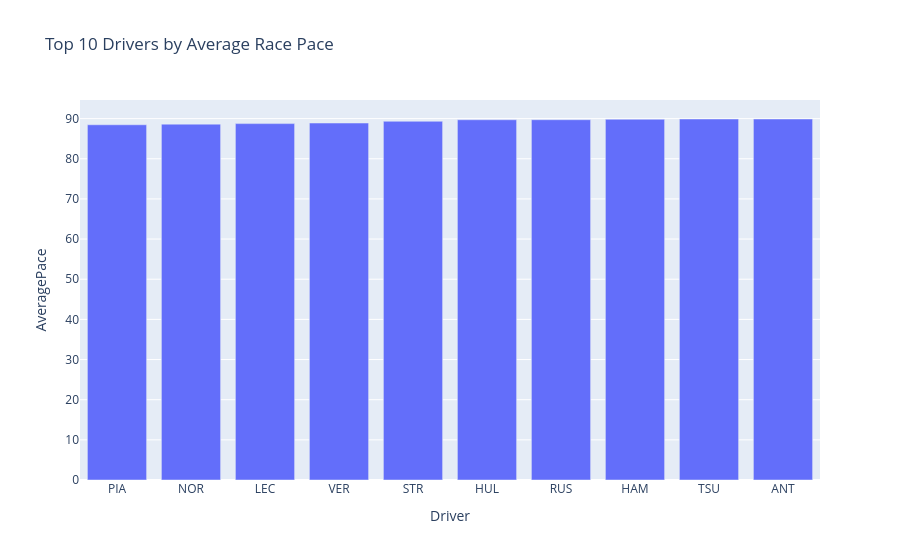

This figure's notebook cell:
### Code cell
fig = px.bar(
    avg_pace.head(10),
    x='Driver',
    y='AveragePace',
    title='Top 10 Drivers by Average Race Pace'
)

fig.show()

### Figure 1 — Plotly figure (JSON) as saved in the notebook; plotly's stock layout.template omitted (floating-point values rounded to 4 significant figures)
{"data": [{"hovertemplate": "Driver=%{x}<br>AveragePace=%{y}<extra></extra>", "legendgroup": "", "marker": {"color": "#636efa", "pattern": {"shape": ""}}, "name": "", "orientation": "v", "showlegend": false, "textposition": "auto", "type": "bar", "x": ["PIA", "NOR", "LEC", "VER", "STR", "HUL", "RUS", "HAM", "TSU", "ANT"], "xaxis": "x", "y": [88.47, 88.63, 88.75, 88.9, 89.34, 89.71, 89.73, 89.83, 89.9, 89.9], "yaxis": "y"}], "layout": {"barmode": "relative", "legend": {"tracegroupgap": 0}, "title": {"text": "Top 10 Drivers by Average Race Pace"}, "xaxis": {"anchor": "y", "domain": [0, 1], "title": {"text": "Driver"}}, "yaxis": {"anchor": "x", "domain": [0, 1], "title": {"text": "AveragePace"}}}}
